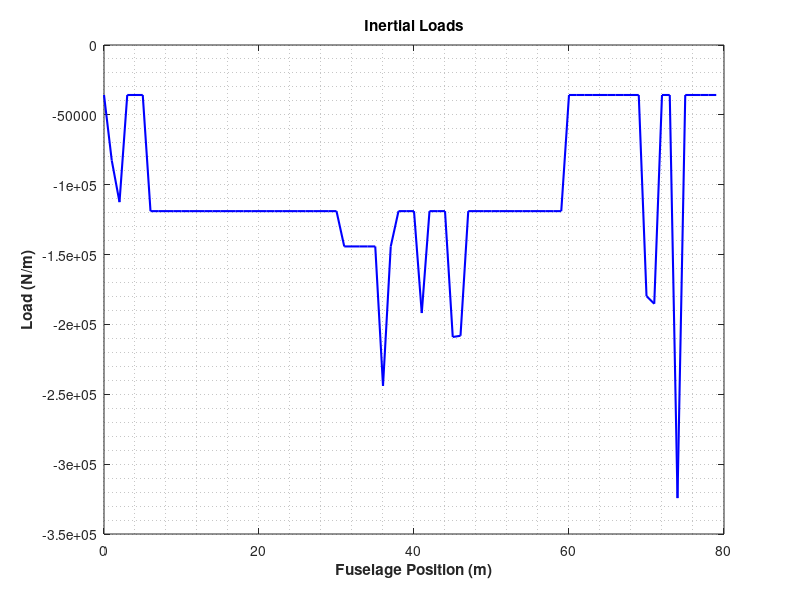

The MATLAB source for this figure:

%%%%%%%%%%%%%%%%%%%%%%%%%%%%%%%%%%%%%%%%%%%%%%%%%%%%%%%%%%%%%%
%           INERTIAL LOAD DISCRETISATION AND PLOTTING 
%%%%%%%%%%%%%%%%%%%%%%%%%%%%%%%%%%%%%%%%%%%%%%%%%%%%%%%%%%%%%%


function [total] = getInertialDistro()
    lTot = 80;
    DiscInterval = 5;
    fuselageDisc = 0:DiscInterval:lTot;
    cabinLow = 6.23;
    cabinHigh = 60.48;
    numberOfPoints = lTot/DiscInterval;
    
    fuselagePoints = [];
    fuselageWeight = 29744*9.81;
    for i = 1:lTot
        fuselagePoints(i) = fuselageWeight/lTot;
        xDiscr(i) = i-1;
    end
    
    payloadPoints = [];
    payloadWeight = 51879*9.81;
    
    for i = 1:lTot
        if i<=6
            payloadPoints(i) = 0;
        elseif i>=61 
            payloadPoints(i) = 0;
        else 
            payloadPoints(i) = payloadWeight/lTot;
        end
    end
    
    
    furnishingPoints = [];
    furnishingWeight = 17227*9.81;
    
    for i = 1:lTot
        if i<=6
            furnishingPoints(i) = 0;
        elseif i>=61 
            furnishingPoints(i) = 0;
        else 
            furnishingPoints(i) = furnishingWeight/lTot;
        end
    end
    
    fuelPoints = [];
    fuelWeight= 21000*9.81;
    
    for i = 1:lTot
        if i<=31
            fuelPoints(i) = 0;
        elseif i>=39 
            fuelPoints(i) = 0;
        else 
            fuelPoints(i) = fuelWeight/lTot;
        end
    end
    
    components = {
        "Horizontal Tailplane", 2998, 75;
        "Vertical Tailplane", 1552.8, 72;
        "Nose Landing Gear", 486.52, 2;
        "Fuel Systems", 936, 46;
        "Flight Controls", 927, 47;
        "Installed APU", 1496, 71;
        "Instruments", 796.77, 3;
        "Hydraulic System", 271.9, 46;
        "Electronic System", 1037, 37;
        "Avionics", 697.64, 3;
        "Air Conditioning", 3593, 33; 
        "Anti Icing System", 757.9, 42;
        "Handling Gear", 113.3685, 33;
    };
    
    for i = 1:size(components)
        weights(i) = components{i, 2} * 9.81; % Mass (kg) * 9.81 to get weight (N)
        positions(i) = components{i, 3};      % x_cg position (m)
    end
    
    [uniquePositions, ~, idx] = unique(positions); % Unique positions and their indices
    aggregatedWeights = accumarray(idx, weights); % Sum weights for each unique position
    
    
    
    total = [];

    for i = 1:lTot
        total(i) = fuselagePoints(i) + payloadPoints(i) + furnishingPoints(i) + fuelPoints(i);
    end
    % 
    % for i = 1:lTot
    %     total(i) = fuselagePoints(i);
    % end
    % 
    % 
    % 
    total(75) = total(75) + 2998*9.81; %HT
    total(72) = total(72) + 1552.8*9.81; %VT
    total(2) = total(2) + 486.52*9.81; %nose landing gear
    total(46) = total(46) + 936*9.81; %fuel sus
    total(47) = total(47) + 927*9.81; %flight controls
    total(3) = total(3) + 796.77*9.81; %instruments
    total(71) = total(71) + 1496*9.81; %APU
    total(37) = total(37) + 1037*9.81; %Elec 
    total(42) = total(42)+ 757.9*9.81; %anti icing
    
    total = total*-1;
    total = total*9.81;

    figure
    plot(xDiscr, total, 'b-', 'LineWidth', 1.5);
    
    xlabel('Fuselage Position (m)','FontWeight','bold');
    ylabel('Load (N/m)','FontWeight','bold');
    title('Inertial Loads');
    grid minor
 

end

